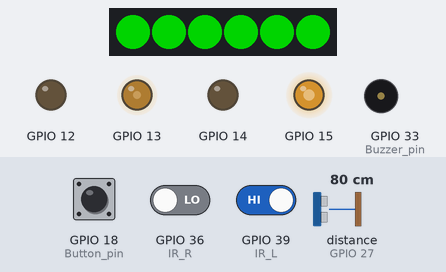
Simulated run of this sketch. Board: ESP32. On the bench: 6 RGB LEDs in strip order, left to right, output pins drawn as LEDs (lit = HIGH), buzzer (waves = sounding). Wiring (inferred from the names in the program): ultrasonic range finder: trigger GPIO 27; echo GPIO 27. Inputs (shaded band) come from the test bench; at power-on: distance to the obstacle (sensor on GPIO 27) 80 cm, GPIO 18 (Button_pin) LOW, GPIO 36 (IR_R) LOW, GPIO 39 (IR_L) HIGH. The echo pulse lasts 58.3 µs per cm; dim RGB values are drawn brighter than linear.

Above: at 1.2 s.
1.3 s: distance to the obstacle (sensor on GPIO 27) set to 11 cm
2.8 s: distance to the obstacle (sensor on GPIO 27) set to 8 cm
At 2.95 s:
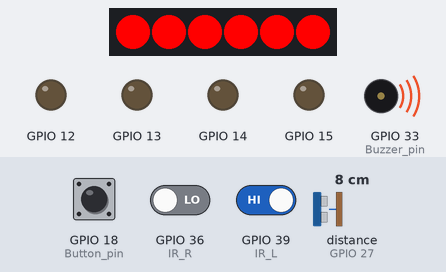
Timing chart, 0 to 11.2 s (numbered marks = the images above; inputs shaded):
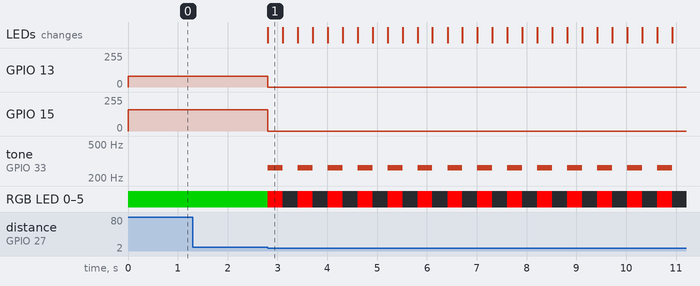

Measured:
- the behaviour switches between 10 and 9 cm on distance to the obstacle (sensor on GPIO 27) (found by bisection; images 0 and 1)
- after the input at 1.3 s, every drawn part: stays the same
- after the input at 2.8 s, GPIO 13: 80/255 → 0/255 at once; GPIO 15: 159/255 → 0/255 at once; tone on GPIO 33 (Buzzer_pin): alternates 262 Hz for 0.30 s and silent for 0.30 s, starting at once; RGB LED 0–5: alternates RGB(255, 0, 0) for 0.30 s and off for 0.30 s, starting at once; the LEDs: change at once (image 1)

The sketch:

11.Tracking_Obstacle_Avoidance.ino
```cpp
#include <FastLED.h>
int IR_L = 39, IR_R = 36, Ultrasonic_Pin = 27, Buzzer_pin = 33, Button_pin = 18;
int Time_Echo_us, distance, Speed = 160;
CRGB leds[6];

void Get_Distance(){
  pinMode(Ultrasonic_Pin, OUTPUT);
  digitalWrite(Ultrasonic_Pin, HIGH);
  delayMicroseconds(20);
  digitalWrite(Ultrasonic_Pin, LOW);
  pinMode(Ultrasonic_Pin, INPUT);
  Time_Echo_us = pulseIn(Ultrasonic_Pin, HIGH);
  distance = Time_Echo_us / 58;
}

void setup() {
  pinMode(IR_L, INPUT);
  pinMode(IR_R, INPUT);
  ledcSetup(2, 2000, 8);
  ledcAttachPin(Buzzer_pin, 2);
  FastLED.addLeds<WS2812, 26, GRB>(leds, 6);
  FastLED.setBrightness(255);
  for (int i = 12; i <= 15; i++) {
    ledcSetup(i, 255, 8);
    ledcAttachPin(i, i);
  }
  while (digitalRead(Button_pin) == 1);
}

void motor(int L1, int L2 , int R1, int R2) {
  ledcWrite(12, L1);
  ledcWrite(13, L2);
  ledcWrite(14, R1);
  ledcWrite(15, R2);
}

void Tracking() {
  int IR_value = digitalRead(IR_L) * 2 + digitalRead(IR_R);
  if (IR_value == 0) {
    motor(Speed, 0, Speed, 0);
  } else if (IR_value == 1) {
    motor(0, Speed, 0, Speed / 2);
  } else if (IR_value == 2) {
    motor(0, Speed / 2, 0, Speed);
  } else {
    motor(0, Speed + 40, 0, Speed + 40);
  }
}
void loop() {
  Get_Distance();
  if (distance < 10){
    motor(0, 0, 0, 0);
    fill_solid(leds, 6, CRGB::Red);
    FastLED.setBrightness(255);
    FastLED.show();
    ledcWriteTone(2, 262);
    delay(300);
    FastLED.setBrightness(0);
    FastLED.show();
    ledcWriteTone(2, 0);
    delay(300);
  }else{
    fill_solid(leds, 6, CRGB::Green);
    FastLED.setBrightness(255);
    FastLED.show();
    Tracking();
  }
}
```
